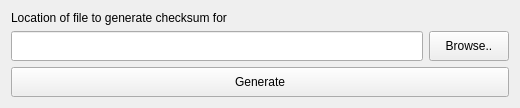
<?xml version="1.0" encoding="UTF-8"?>
<ui version="4.0">
 <class>ChecksumGenerator</class>
 <widget class="QWidget" name="ChecksumGenerator">
  <property name="windowModality">
   <enum>Qt::NonModal</enum>
  </property>
  <property name="geometry">
   <rect>
    <x>0</x>
    <y>0</y>
    <width>520</width>
    <height>105</height>
   </rect>
  </property>
  <property name="maximumSize">
   <size>
    <width>16777215</width>
    <height>105</height>
   </size>
  </property>
  <property name="windowTitle">
   <string>Checksum Generator</string>
  </property>
  <layout class="QHBoxLayout" name="horizontalLayout">
   <item>
    <layout class="QGridLayout" name="generatorLayout">
     <item row="1" column="0">
      <widget class="QLineEdit" name="leFile">
       <property name="minimumSize">
        <size>
         <width>0</width>
         <height>30</height>
        </size>
       </property>
       <property name="maximumSize">
        <size>
         <width>16777215</width>
         <height>30</height>
        </size>
       </property>
      </widget>
     </item>
     <item row="0" column="0">
      <widget class="QLabel" name="label">
       <property name="text">
        <string>Location of file to generate checksum for</string>
       </property>
      </widget>
     </item>
     <item row="1" column="1">
      <widget class="QPushButton" name="bBrowseFile">
       <property name="minimumSize">
        <size>
         <width>0</width>
         <height>30</height>
        </size>
       </property>
       <property name="text">
        <string>Browse..</string>
       </property>
      </widget>
     </item>
     <item row="2" column="0" colspan="2">
      <widget class="QPushButton" name="bGenerate">
       <property name="minimumSize">
        <size>
         <width>0</width>
         <height>30</height>
        </size>
       </property>
       <property name="text">
        <string>Generate</string>
       </property>
      </widget>
     </item>
    </layout>
   </item>
  </layout>
 </widget>
 <resources/>
 <connections/>
</ui>
